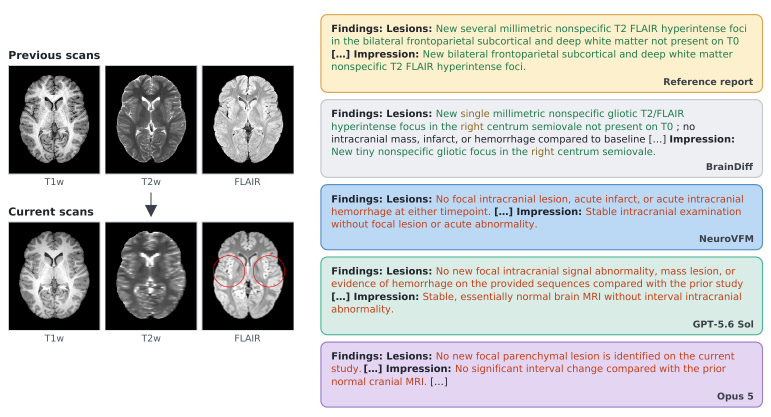
#> input picture assets/qualitative.png, 1542 x 834 px (shown at 1/2 size); its folder holds only this picture in this run
$ python -i ants_interface.py   (imports and definitions only)
#> lines starting #> are read from the running program, lines starting #| are printed output that depends on the picture
"""
import os
os.environ["ITK_GLOBAL_DEFAULT_NUMBER_OF_THREADS"] = "16"
"""

import ants
from scipy.ndimage import rotate
from pathlib import Path
import shutil
import numpy as np
import tempfile


from dataset.dataset_utils import *

# [116 lines left out: functions ants_resample_to_target, convert_mni_to_usb, not called in this run]


def convert_niphd_to_usb(moving_image, output_path, lesion_path=None, lesion_output_path=None, interpolator="linear", return_image: bool = False):
    fixed = ants.image_read("/path/to/code/BrainDiff/dataset/ants_data/mask_13.nii.gz")

    if type(moving_image) == ants.core.ANTsImage:
        moving = moving_image
    else:
        moving = ants.image_read(str(moving_image))

    # Step 1: Rotate the fixed image 245 degrees
    fixed_data = fixed.numpy()
    rotated_fixed_data = rotate(fixed_data, angle=245, axes=(1, 2), reshape=False)
    rotated_fixed = ants.from_numpy(
        rotated_fixed_data,
        origin=fixed.origin,
        spacing=fixed.spacing,
        direction=fixed.direction
    )

    with tempfile.TemporaryDirectory() as tmp_dir:
        try:
            # Step 2: Affine register moving to rotated fixed
            registration = ants.registration(
                fixed=rotated_fixed,
                moving=moving,
                type_of_transform="Affine",
                outprefix=str(Path(tmp_dir) / "tx_"),
            )
        except Exception as e:
            print("An error occurred during Affine registration:")
            print(e)
            return None

        fwdtransforms = registration["fwdtransforms"]  # Affine: [affine.mat]

        # Step 3: Apply forward transform to get from NIPHD to rotated USB space
        warped = ants.apply_transforms(
            fixed=rotated_fixed,
            moving=moving,
            transformlist=fwdtransforms,
            interpolator=interpolator,
        )

        # Step 4: Rotate the moving image -245 degrees (back to original orientation)
        data = warped.numpy()
        rotated_data = rotate(data, angle=-245, axes=(1, 2), reshape=False)
        warped = ants.from_numpy(
            rotated_data,
            origin=fixed.origin,  # Use original fixed origin
            spacing=fixed.spacing,
            direction=fixed.direction
        )

        # Apply the same transform + rotation to the lesion if provided
        warped_lesion = None
        if lesion_path is not None:
            if type(lesion_path) == ants.core.ANTsImage:
                lesion = lesion_path
            else:
                lesion = ants.image_read(str(lesion_path))

            # Step 3 for lesion: Apply forward transform
            warped_lesion = ants.apply_transforms(
                fixed=rotated_fixed,
                moving=lesion,
                transformlist=fwdtransforms,
                interpolator="nearestNeighbor",  # preserve binary mask values
            )

            # Step 4 for lesion: Rotate -245 degrees
            lesion_data = warped_lesion.numpy()
            rotated_lesion_data = rotate(lesion_data, angle=-245, axes=(1, 2), reshape=False, order=0)
            warped_lesion = ants.from_numpy(
                rotated_lesion_data,
                origin=fixed.origin,  # Use original fixed origin
                spacing=fixed.spacing,
                direction=fixed.direction
            )

        if return_image:
            return warped, warped_lesion

        if output_path is not None:
            ants.image_write(warped, str(output_path))
            output_path = Path(output_path)

        if warped_lesion is not None:
            ants.image_write(warped_lesion, str(lesion_output_path))
            return output_path, Path(lesion_output_path)

    return Path(output_path)


# [162 lines left out: functions convert_image_to_target, ants_apply_elasticsyn, not called in this run]


# ATLAS is already aligned to MNI
def atlas_to_usb(moving_image, lesion_path, output_path, image_output_path = None, lesion_output_path = None):
    #img, lesion = convert_image_to_target(moving_image, output_path, lesion_path=lesion_path, return_image=True)
    return convert_mni_to_usb(moving_image, output_path=image_output_path, lesion_path=lesion_path, lesion_output_path=lesion_output_path, return_image=False)

def usb_to_mni(moving_image, lesion_path, image_output_path, lesion_output_path):
    return convert_image_to_target(moving_image=moving_image, warped_image_path=image_output_path, lesion_path=lesion_path, lesion_output_path=lesion_output_path, input_USB=True, affine_only=True)

# [72 lines left out: functions align_folder_mni, align_folder_target, align_image_to_nihpd, align_modalities_to_mni, align_image_to_mni, not called in this run]


def niphd_to_usb(moving_image, lesion_path, image_output_path = None, lesion_output_path = None):
    return convert_niphd_to_usb(moving_image, output_path=image_output_path, lesion_path=lesion_path, lesion_output_path=lesion_output_path, return_image=False)

def usb_to_nihpd(moving_image, lesion_path, image_output_path, lesion_output_path):
    return convert_image_to_target(moving_image=moving_image, warped_image_path=image_output_path, lesion_path=lesion_path, lesion_output_path=lesion_output_path, input_USB=True, affine_only=True)

>>> import cv2
>>> picture = cv2.imread('../../../assets/qualitative.png', cv2.IMREAD_GRAYSCALE)
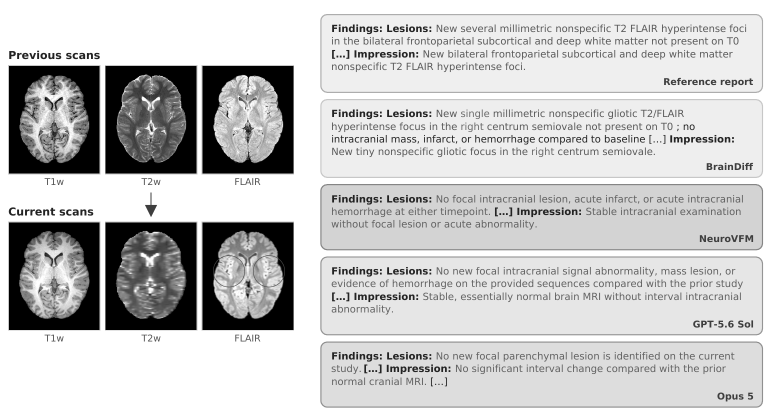
#> picture: shape (834, 1542) (shown at 1/2 size); min 0, max 255, mean 200.1
>>> result = convert_niphd_to_usb(picture, 'out.png')
#> (the run stopped early here; a loop or call above may not have finished)
